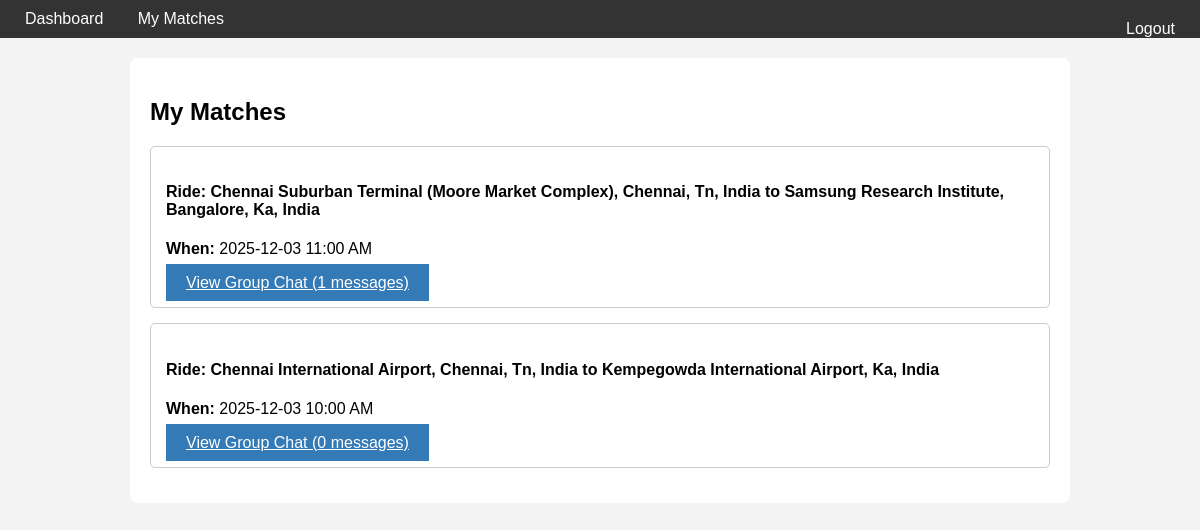
Screenshot of /matches (signed in) with the database file from the repository.
### app_new.py (models this page shows, shortened)
class MatchGroup(db.Model):
    id = db.Column(db.Integer, primary_key=True)
    rides = db.relationship('RideRequest', backref='match_group', lazy=True)
    messages = db.relationship('Message', backref='group', lazy=True, order_by='Message.timestamp')

class RideRequest(db.Model):
    id = db.Column(db.Integer, primary_key=True)
    user_id = db.Column(db.Integer, db.ForeignKey('user.id'), nullable=False)
    origin_text = db.Column(db.String(100), nullable=False)
    destination_text = db.Column(db.String(100), nullable=False)
    origin_lat = db.Column(db.Float, nullable=False)
    origin_lon = db.Column(db.Float, nullable=False)
    destination_lat = db.Column(db.Float, nullable=False)
    destination_lon = db.Column(db.Float, nullable=False)
    travel_datetime = db.Column(db.DateTime, nullable=False)
    preference = db.Column(db.String(20), default='any')
    is_matched = db.Column(db.Boolean, default=False)
    match_group_id = db.Column(db.Integer, db.ForeignKey('match_group.id'), nullable=True)

### app_new.py (the view)
@app.route('/matches')
@login_required
def matches():
    my_groups = MatchGroup.query.join(RideRequest).filter(RideRequest.user_id == current_user.id).all()
    return render_template('matches.html', groups=my_groups)

### app_new.py (called while the page is built)
@login_manager.user_loader
def load_user(user_id):
    return User.query.get(int(user_id))

### templates/matches.html
{% extends "base.html" %}
{% block content %}
    <h2>My Matches</h2>
    {% if groups %}
        {% for group in groups %}
            <div class="group-card">
                {% set ride = group.rides[0] %} <h4>
                    Ride: {{ ride.origin_text.title() }} to {{ ride.destination_text.title() }}
                </h4>
                <p>
                    <strong>When:</strong> {{ ride.travel_datetime.strftime('%Y-%m-%d %I:%M %p') }}
                </p>
                <a href="{{ url_for('match_group', group_id=group.id) }}" class="btn">
                    View Group Chat ({{ group.messages|length }} messages)
                </a>
            </div>
        {% endfor %}
    {% else %}
        <p>You have no matches yet. Submit a ride request!</p>
    {% endif %}
{% endblock %}

### templates/base.html (style rules this page uses)
body { font-family: Arial, sans-serif; margin: 0; padding: 0; background: #f4f4f4; }
.btn { padding: 10px 20px; background: #337ab7; color: white; border: none; cursor: pointer; }
.ride-card, .message-card, .group-card { border: 1px solid #ccc; padding: 15px; margin-bottom: 15px; border-radius: 5px; }

### rows the page displays
MatchGroup: messages|length "1"
RideRequest: origin_text "Chennai Suburban Terminal (Moore Market Complex), Chennai, Tn, India", destination_text "Samsung Research Institute, Bangalore, Ka, India", travel_datetime "2025-12-03 11:00 AM"
MatchGroup: messages|length "0"
RideRequest: origin_text "Chennai International Airport, Chennai, Tn, India", destination_text "Kempegowda International Airport, Ka, India", travel_datetime "2025-12-03 10:00 AM"
